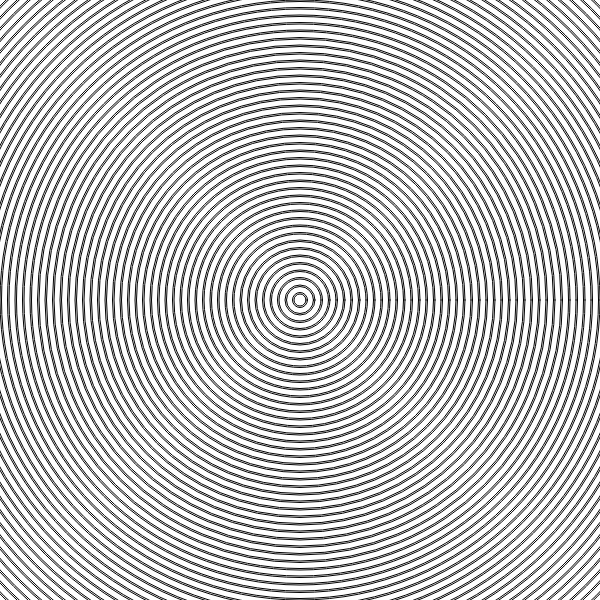
Frame 1 (no input)
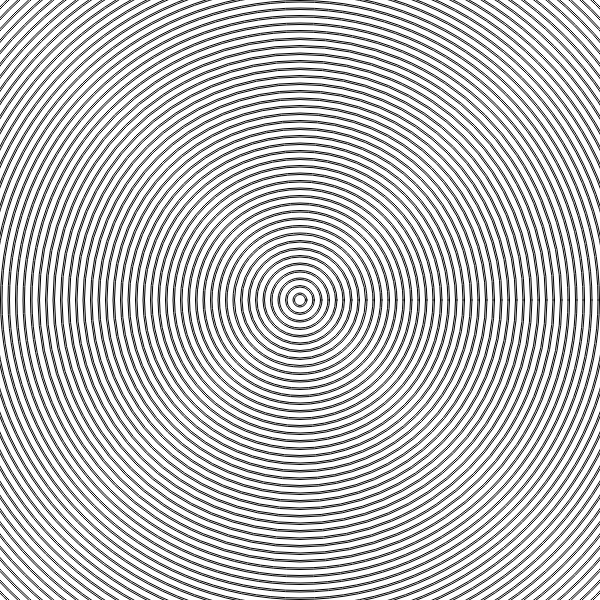
Frame 60 (no input)
Frame 120 (the mouse pressed at the canvas centre since frame 60): identical to frame 60, image omitted

The p5.js sketch that drew these frames (run headless with seeded random() and noise() and a simulated clock; from frame 60 on, the mouse is pressed at the canvas centre):

// p5.js sketch
// ── sketch.js
function canvasShape() {
  return [600, 600];
}

function getCenter() {
  const centerX = width / 2;
  const centerY = height / 2;
  return [centerX, centerY];
}

function drawRing(cx, cy, outerRadius, thickness, color) {
  stroke(color);
  circle(cx, cy, outerRadius);
  if (outerRadius > thickness) {
    circle(cx, cy, outerRadius - thickness);
  }
  noStroke();
}

const DELTA = 1.0;
const THICKNESS = 3;
const MAX_RINGS = 100;
const SPACINGS = 15;

let delta = 0;
let cnv;

function centerCanvas() {
  var x = (windowWidth - width) / 2;
  var y = (windowHeight - height) / 2;
  cnv.position(x, y);
}

function setup() {
  const [width, height] = canvasShape();
  cnv = createCanvas(width, height);
  centerCanvas();
  frameRate(60);
}

function draw() {
  clear();
  fill(255);
  const [centerX, centerY] = getCenter();
  for (r = MAX_RINGS - 1; r >= 0; r--) {
    drawRing(centerX, centerY, r * SPACINGS + delta, THICKNESS, "black");
  }
  delta = (delta + DELTA) % SPACINGS;
}
